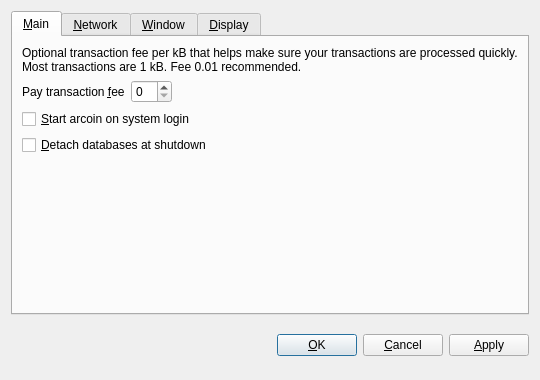
<?xml version="1.0" encoding="UTF-8"?>
<ui version="4.0">
 <class>OptionsDialog</class>
 <widget class="QDialog" name="OptionsDialog">
  <property name="geometry">
   <rect>
    <x>0</x>
    <y>0</y>
    <width>540</width>
    <height>380</height>
   </rect>
  </property>
  <property name="windowTitle">
   <string>Options</string>
  </property>
  <property name="modal">
   <bool>true</bool>
  </property>
  <layout class="QVBoxLayout" name="verticalLayout">
   <item>
    <widget class="QTabWidget" name="tabWidget">
     <property name="tabPosition">
      <enum>QTabWidget::North</enum>
     </property>
     <property name="currentIndex">
      <number>0</number>
     </property>
     <widget class="QWidget" name="tabMain">
      <attribute name="title">
       <string>&amp;Main</string>
      </attribute>
      <layout class="QVBoxLayout" name="verticalLayout_Main">
       <item>
        <widget class="QLabel" name="transactionFeeInfoLabel">
         <property name="text">
          <string>Optional transaction fee per kB that helps make sure your transactions are processed quickly. Most transactions are 1 kB. Fee 0.01 recommended.</string>
         </property>
         <property name="textFormat">
          <enum>Qt::PlainText</enum>
         </property>
         <property name="wordWrap">
          <bool>true</bool>
         </property>
        </widget>
       </item>
       <item>
        <layout class="QHBoxLayout" name="horizontalLayout_Main">
         <item>
          <widget class="QLabel" name="transactionFeeLabel">
           <property name="text">
            <string>Pay transaction &amp;fee</string>
           </property>
           <property name="textFormat">
            <enum>Qt::PlainText</enum>
           </property>
           <property name="buddy">
            <cstring>transactionFee</cstring>
           </property>
          </widget>
         </item>
         <item>
          <widget class="BitcoinAmountField" name="transactionFee"/>
         </item>
         <item>
          <spacer name="horizontalSpacer_Main">
           <property name="orientation">
            <enum>Qt::Horizontal</enum>
           </property>
           <property name="sizeHint" stdset="0">
            <size>
             <width>40</width>
             <height>20</height>
            </size>
           </property>
          </spacer>
         </item>
        </layout>
       </item>
       <item>
        <widget class="QCheckBox" name="bitcoinAtStartup">
         <property name="toolTip">
          <string>Automatically start arcoin after logging in to the system.</string>
         </property>
         <property name="text">
          <string>&amp;Start arcoin on system login</string>
         </property>
        </widget>
       </item>
       <item>
        <widget class="QCheckBox" name="detachDatabases">
         <property name="toolTip">
          <string>Detach block and address databases at shutdown. This means they can be moved to another data directory, but it slows down shutdown. The wallet is always detached.</string>
         </property>
         <property name="text">
          <string>&amp;Detach databases at shutdown</string>
         </property>
        </widget>
       </item>
       <item>
        <spacer name="verticalSpacer_Main">
         <property name="orientation">
          <enum>Qt::Vertical</enum>
         </property>
         <property name="sizeHint" stdset="0">
          <size>
           <width>20</width>
           <height>40</height>
          </size>
         </property>
        </spacer>
       </item>
      </layout>
     </widget>
     <widget class="QWidget" name="tabNetwork">
      <attribute name="title">
       <string>&amp;Network</string>
      </attribute>
      <layout class="QVBoxLayout" name="verticalLayout_Network">
       <item>
        <widget class="QCheckBox" name="mapPortUpnp">
         <property name="toolTip">
          <string>Automatically open the arcoin client port on the router. This only works when your router supports UPnP and it is enabled.</string>
         </property>
         <property name="text">
          <string>Map port using &amp;UPnP</string>
         </property>
        </widget>
       </item>
       <item>
        <widget class="QCheckBox" name="connectSocks">
         <property name="toolTip">
          <string>Connect to the arcoin network through a SOCKS proxy (e.g. when connecting through Tor).</string>
         </property>
         <property name="text">
          <string>&amp;Connect through SOCKS proxy:</string>
         </property>
        </widget>
       </item>
       <item>
        <layout class="QHBoxLayout" name="horizontalLayout_Network">
         <item>
          <widget class="QLabel" name="proxyIpLabel">
           <property name="text">
            <string>Proxy &amp;IP:</string>
           </property>
           <property name="textFormat">
            <enum>Qt::PlainText</enum>
           </property>
           <property name="buddy">
            <cstring>proxyIp</cstring>
           </property>
          </widget>
         </item>
         <item>
          <widget class="QValidatedLineEdit" name="proxyIp">
           <property name="maximumSize">
            <size>
             <width>140</width>
             <height>16777215</height>
            </size>
           </property>
           <property name="toolTip">
            <string>IP address of the proxy (e.g. 127.0.0.1)</string>
           </property>
          </widget>
         </item>
         <item>
          <widget class="QLabel" name="proxyPortLabel">
           <property name="text">
            <string>&amp;Port:</string>
           </property>
           <property name="textFormat">
            <enum>Qt::PlainText</enum>
           </property>
           <property name="buddy">
            <cstring>proxyPort</cstring>
           </property>
          </widget>
         </item>
         <item>
          <widget class="QLineEdit" name="proxyPort">
           <property name="maximumSize">
            <size>
             <width>55</width>
             <height>16777215</height>
            </size>
           </property>
           <property name="toolTip">
            <string>Port of the proxy (e.g. 9050)</string>
           </property>
          </widget>
         </item>
         <item>
          <widget class="QLabel" name="socksVersionLabel">
           <property name="text">
            <string>SOCKS &amp;Version:</string>
           </property>
           <property name="textFormat">
            <enum>Qt::PlainText</enum>
           </property>
           <property name="buddy">
            <cstring>socksVersion</cstring>
           </property>
          </widget>
         </item>
         <item>
          <widget class="QValueComboBox" name="socksVersion">
           <property name="toolTip">
            <string>SOCKS version of the proxy (e.g. 5)</string>
           </property>
          </widget>
         </item>
         <item>
          <spacer name="horizontalSpacer_Network">
           <property name="orientation">
            <enum>Qt::Horizontal</enum>
           </property>
           <property name="sizeHint" stdset="0">
            <size>
             <width>40</width>
             <height>20</height>
            </size>
           </property>
          </spacer>
         </item>
        </layout>
       </item>
       <item>
        <spacer name="verticalSpacer_Network">
         <property name="orientation">
          <enum>Qt::Vertical</enum>
         </property>
         <property name="sizeHint" stdset="0">
          <size>
           <width>20</width>
           <height>40</height>
          </size>
         </property>
        </spacer>
       </item>
      </layout>
     </widget>
     <widget class="QWidget" name="tabWindow">
      <attribute name="title">
       <string>&amp;Window</string>
      </attribute>
      <layout class="QVBoxLayout" name="verticalLayout_Window">
       <item>
        <widget class="QCheckBox" name="minimizeToTray">
         <property name="toolTip">
          <string>Show only a tray icon after minimizing the window.</string>
         </property>
         <property name="text">
          <string>&amp;Minimize to the tray instead of the taskbar</string>
         </property>
        </widget>
       </item>
       <item>
        <widget class="QCheckBox" name="minimizeOnClose">
         <property name="toolTip">
          <string>Minimize instead of exit the application when the window is closed. When this option is enabled, the application will be closed only after selecting Quit in the menu.</string>
         </property>
         <property name="text">
          <string>M&amp;inimize on close</string>
         </property>
        </widget>
       </item>
       <item>
        <spacer name="verticalSpacer_Window">
         <property name="orientation">
          <enum>Qt::Vertical</enum>
         </property>
         <property name="sizeHint" stdset="0">
          <size>
           <width>20</width>
           <height>40</height>
          </size>
         </property>
        </spacer>
       </item>
      </layout>
     </widget>
     <widget class="QWidget" name="tabDisplay">
      <attribute name="title">
       <string>&amp;Display</string>
      </attribute>
      <layout class="QVBoxLayout" name="verticalLayout_Display">
       <item>
        <layout class="QHBoxLayout" name="horizontalLayout_1_Display">
         <item>
          <widget class="QLabel" name="langLabel">
           <property name="text">
            <string>User Interface &amp;language:</string>
           </property>
           <property name="textFormat">
            <enum>Qt::PlainText</enum>
           </property>
           <property name="buddy">
            <cstring>lang</cstring>
           </property>
          </widget>
         </item>
         <item>
          <widget class="QValueComboBox" name="lang">
           <property name="toolTip">
            <string>The user interface language can be set here. This setting will take effect after restarting arcoin.</string>
           </property>
          </widget>
         </item>
        </layout>
       </item>
       <item>
        <layout class="QHBoxLayout" name="horizontalLayout_2_Display">
         <item>
          <widget class="QLabel" name="unitLabel">
           <property name="text">
            <string>&amp;Unit to show amounts in:</string>
           </property>
           <property name="textFormat">
            <enum>Qt::PlainText</enum>
           </property>
           <property name="buddy">
            <cstring>unit</cstring>
           </property>
          </widget>
         </item>
         <item>
          <widget class="QValueComboBox" name="unit">
           <property name="toolTip">
            <string>Choose the default subdivision unit to show in the interface and when sending coins.</string>
           </property>
          </widget>
         </item>
        </layout>
       </item>
       <item>
        <widget class="QCheckBox" name="displayAddresses">
         <property name="toolTip">
          <string>Whether to show arcoin addresses in the transaction list or not.</string>
         </property>
         <property name="text">
          <string>&amp;Display addresses in transaction list</string>
         </property>
        </widget>
       </item>
       <item>
        <widget class="QCheckBox" name="coinControlFeatures">
         <property name="toolTip">
          <string>Whether to show coin control features or not.</string>
         </property>
         <property name="text">
          <string>Display coin &amp;control features (experts only!)</string>
         </property>
        </widget>
       </item>
       <item>
        <spacer name="verticalSpacer_Display">
         <property name="orientation">
          <enum>Qt::Vertical</enum>
         </property>
         <property name="sizeHint" stdset="0">
          <size>
           <width>20</width>
           <height>40</height>
          </size>
         </property>
        </spacer>
       </item>
      </layout>
     </widget>
    </widget>
   </item>
   <item>
    <layout class="QHBoxLayout" name="horizontalLayout_Buttons">
     <item>
      <spacer name="horizontalSpacer_1">
       <property name="orientation">
        <enum>Qt::Horizontal</enum>
       </property>
       <property name="sizeHint" stdset="0">
        <size>
         <width>40</width>
         <height>48</height>
        </size>
       </property>
      </spacer>
     </item>
     <item>
      <widget class="QLabel" name="statusLabel">
       <property name="font">
        <font>
         <weight>75</weight>
         <bold>true</bold>
        </font>
       </property>
       <property name="text">
        <string/>
       </property>
       <property name="textFormat">
        <enum>Qt::PlainText</enum>
       </property>
       <property name="wordWrap">
        <bool>true</bool>
       </property>
      </widget>
     </item>
     <item>
      <spacer name="horizontalSpacer_2">
       <property name="orientation">
        <enum>Qt::Horizontal</enum>
       </property>
       <property name="sizeHint" stdset="0">
        <size>
         <width>40</width>
         <height>48</height>
        </size>
       </property>
      </spacer>
     </item>
     <item>
      <widget class="QPushButton" name="okButton">
       <property name="text">
        <string>&amp;OK</string>
       </property>
      </widget>
     </item>
     <item>
      <widget class="QPushButton" name="cancelButton">
       <property name="text">
        <string>&amp;Cancel</string>
       </property>
       <property name="autoDefault">
        <bool>false</bool>
       </property>
      </widget>
     </item>
     <item>
      <widget class="QPushButton" name="applyButton">
       <property name="text">
        <string>&amp;Apply</string>
       </property>
       <property name="autoDefault">
        <bool>false</bool>
       </property>
      </widget>
     </item>
    </layout>
   </item>
  </layout>
 </widget>
 <customwidgets>
  <customwidget>
   <class>BitcoinAmountField</class>
   <extends>QSpinBox</extends>
   <header>bitcoinamountfield.h</header>
  </customwidget>
  <customwidget>
   <class>QValueComboBox</class>
   <extends>QComboBox</extends>
   <header>qvaluecombobox.h</header>
  </customwidget>
  <customwidget>
   <class>QValidatedLineEdit</class>
   <extends>QLineEdit</extends>
   <header>qvalidatedlineedit.h</header>
  </customwidget>
 </customwidgets>
 <resources/>
 <connections/>
</ui>
